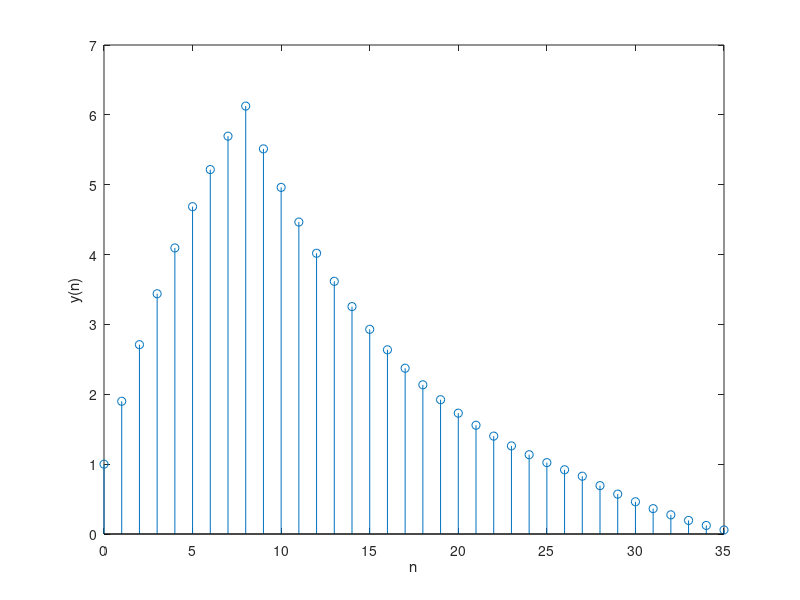

Here is the MATLAB script that generated this plot:
close all

N_x = 28;
N_h = 9;

n = 0 : 1 : N_x - 1;

x_n = 0.9.^n;
h = ones(1, N_h);

y_n = conv(x_n,h);
n = 0 : length(y_n) - 1;
stem(n,y_n);
xlabel('n');
ylabel('y(n)');


